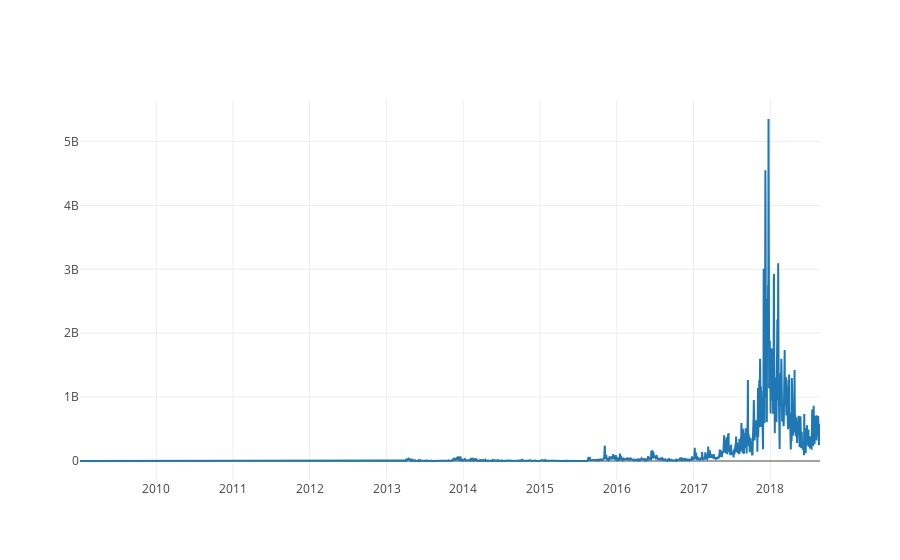

Write notebook code for a chart like this one.
### Code cell
# Gráfico del volumen de cambio USD/BTC
number_exchange_trade_btc_graphic = go.Scatter(x=exchange_trade_btc.index, y=exchange_trade_btc.Value)
py.iplot([number_exchange_trade_btc_graphic])

### Figure 1 — Plotly figure (JSON) as saved in the notebook; plotly's stock layout.template omitted (floating-point values rounded to 4 significant figures; data arrays with more than 128 entries replaced by an {"elided": "..."} marker saying what was removed)
{"data": [{"type": "scatter", "x": {"elided": "3522 str values"}, "y": {"elided": "3522 float values"}}], "layout": {}}
